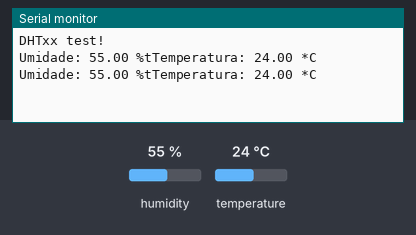
A sketch run on a simulated Arduino Uno, built with avr-gcc and run on an emulated ATmega328P. Shown: the last lines printed to the serial monitor. Wiring (inferred from the names in the program): DHT11 sensor: data A0. The inputs (shaded band) are chosen by the test bench; at power-on: humidity 55 %, temperature 24 °C.

Above: at 4.3 s.
4.4 s: humidity set to 22 %
At 8.0 s:
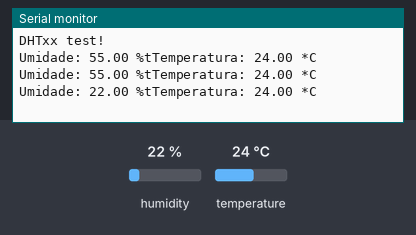
8.6 s: temperature set to 12 °C
At 10.8 s:
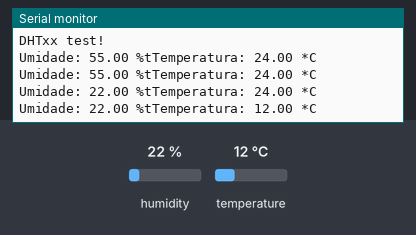
12.8 s: humidity set to 40 %
At 14.8 s:
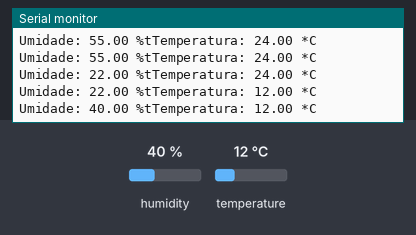
Timing chart, 0 to 16.3 s (numbered marks = the images above; inputs shaded):
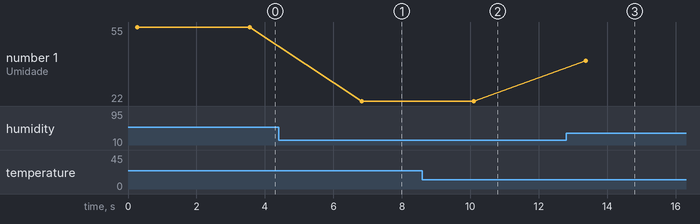

Measured:
- after the input at 4.4 s, the serial monitor: prints a new line after 2.4 s (image 1)
- after the input at 8.6 s, the serial monitor: prints a new line after 1.5 s (image 2)
- after the input at 12.8 s, the serial monitor: prints a new line after 0.57 s (image 3)
- plotted number 1: 55 → 22 after the input at 4.4 s, 22 → 40 after the input at 12.8 s

The sketch:

medidor.ino
```cpp
#include <Adafruit_Sensor.h>
#include "DHT.h"

#define DHTPIN A0
#define DHTTYPE DHT11

DHT dht(DHTPIN, DHTTYPE);

void setup()
{
  Serial.begin(9600);
  Serial.println("DHTxx test!");
  dht.begin();
}

void loop()
{

  float h = dht.readHumidity();
  float t = dht.readTemperature();

  if (isnan(t) || isnan(h))
  {
    Serial.println("Failed to read from DHT");
  }
  else
  {
    Serial.print("Umidade: ");
    Serial.print(h);
    Serial.print(" %t");
    Serial.print("Temperatura: ");
    Serial.print(t);
    Serial.println(" *C");
    delay(3000);
  }
}
```
